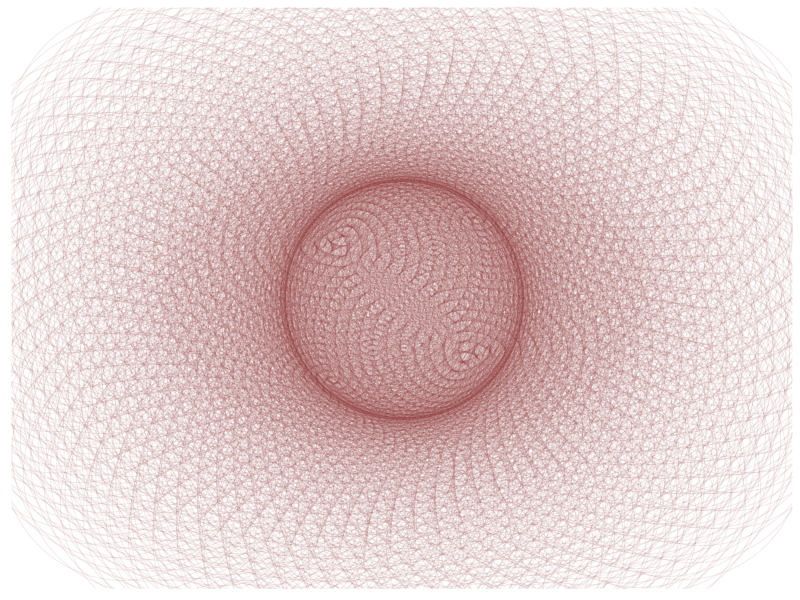

Reproduce this figure in R. (Note: this script raises an error after producing the figure.)
# Set plot images to a nice size
options(repr.plot.width = 4, repr.plot.height = 4)
#Load ggplot2
library(ggplot2)

# Set the values of angle and points
angle <- 13*pi/180
points <- 2000

#create the formula
t <- (1:points)*angle
x <- sin(t)
y <- cos(t)
df <- data.frame(t, x, y)

# create the  flower
flower_plot <- ggplot(df, aes(x*t, y*t))
flower_plot + geom_point(size=80, alpha=0.1, shape = 1, color= "indianred4")+ 
              theme(legend.position="none",
                panel.background = element_rect(fill="white"),
                panel.grid=element_blank(),
                axis.ticks=element_blank(),
                axis.title=element_blank(),
                axis.text=element_blank())+
              ggsave("Phyllotaxis.png",width = 4, height = 4, units = "in")
